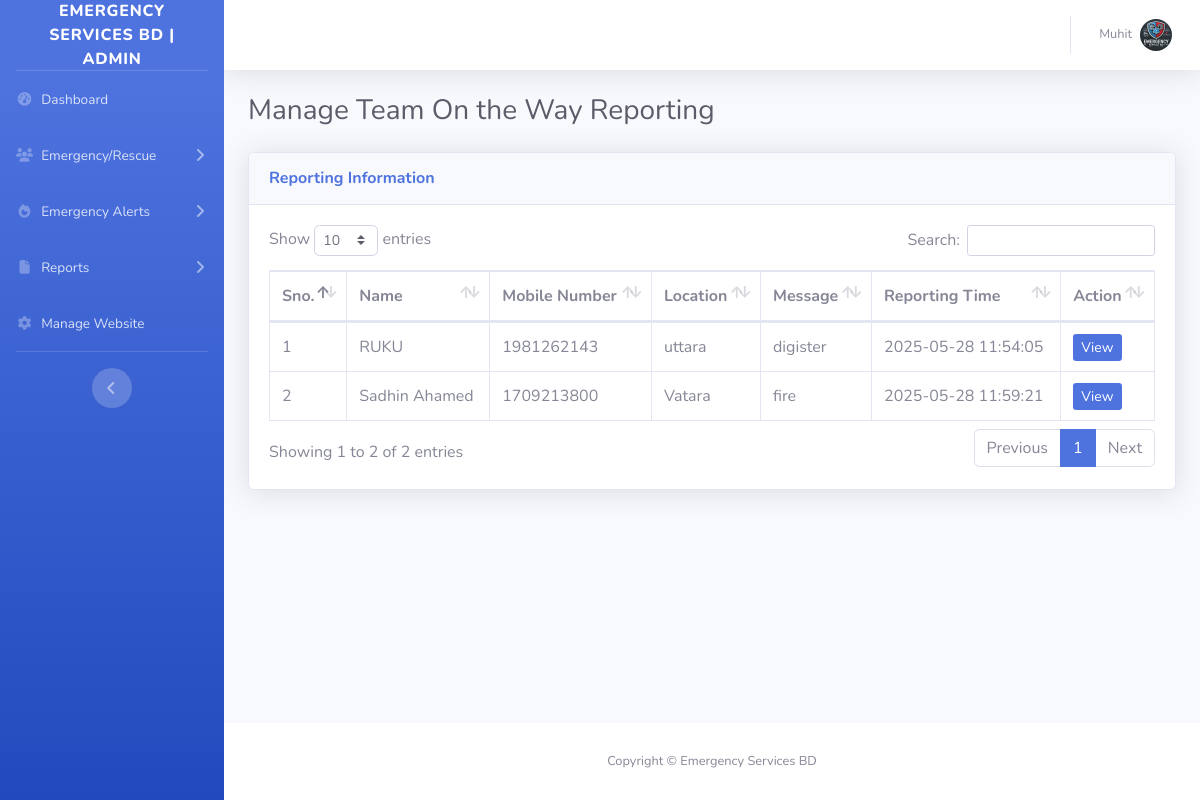
The app's page /ofrs/admin/team-ontheway-requests.php (signed in) with its own data.
### tables this page shows
CREATE TABLE `tblsite` (
  `id` int(11) NOT NULL,
  `siteTitle` varchar(255) DEFAULT NULL,
  `siteLogo` varchar(255) DEFAULT NULL
);

CREATE TABLE `tblfirereport` (
  `id` int(11) NOT NULL,
  `fullName` varchar(255) DEFAULT NULL,
  `mobileNumber` bigint(12) DEFAULT NULL,
  `location` mediumtext DEFAULT NULL,
  `messgae` mediumtext DEFAULT NULL,
  `assignTo` int(11) DEFAULT NULL,
  `status` varchar(120) DEFAULT NULL,
  `postingDate` timestamp NULL DEFAULT current_timestamp(),
  `assignTime` varchar(255) DEFAULT NULL,
  `assignTme` varchar(255) NOT NULL
);

### ofrs/admin/team-ontheway-requests.php (the view, shortened to what this page needs)
<?php session_start();
include_once('includes/config.php');
if (strlen($_SESSION['aid']==0)) {
  header('location:logout.php');
  } else{
?>
<!DOCTYPE html>
<html lang="en">
<head>
    <link href="vendor/fontawesome-free/css/all.min.css" rel="stylesheet" type="text/css">
    <link href="css/sb-admin-2.min.css" rel="stylesheet">
    <link href="vendor/datatables/dataTables.bootstrap4.min.css" rel="stylesheet">
</head>
<body id="page-top">
    <div id="wrapper">
  <?php include_once('includes/sidebar.php');?>
        <div id="content-wrapper" class="d-flex flex-column">
            <div id="content">
<?php include_once('includes/topbar.php');?>
                <div class="container-fluid">
                       <div class="d-sm-flex align-items-center justify-content-between mb-4">
                        <h1 class="h3 mb-0 text-gray-800">Manage Team On the Way Reporting</h1>
                    </div>
                    <div class="card shadow mb-4">
                        <div class="card-header py-3">
                            <h6 class="m-0 font-weight-bold text-primary">Reporting Information</h6>
                        </div>
                        <div class="card-body">
                            <div class="table-responsive">
                                <table class="table table-bordered" id="dataTable" width="100%" cellspacing="0">
                                    <thead>
                                        <tr>
                                            <th>Sno.</th>
                                            <th>Name</th>
                                            <th>Mobile Number</th>
                                            <th>Location </th>
                                             <th>Message</th>
                                             <th>Reporting Time</th>
                                            <th>Action</th>
                                        </tr>
                                    </thead>
                                    <tbody>
<?php $query=mysqli_query($con,"select * from tblfirereport where status='Team On the Way'");
$cnt=1;
while($row=mysqli_fetch_array($query)){
?>
                                        <tr>
                                            <td><?php echo $cnt;?></td>
                                            <td><?php echo $row['fullName'];?></td>
                                            <td><?php echo $row['mobileNumber'];?></td>
                                            <td><?php echo $row['location'];?></td>
                                            <td><?php echo $row['messgae'];?></td>
                                            <td><?php echo $row['postingDate'];?></td>
                                            <td>
                                <a href="request-details.php?requestid=<?php echo $row['id'];?>" class="btn-sm btn-primary">View</a>
                              </td>
                                        </tr>
                               <?php $cnt++;
                           } ?>
                                    </tbody>
                                </table>
                            </div>
                        </div>
                    </div>
                </div>
            </div>
    <?php include_once('includes/footer.php');?>
        </div>
    </div>
</body>
</html>
<?php } ?>

### ofrs/admin/includes/sidebar.php (shortened to what this page needs)
        <ul class="navbar-nav bg-gradient-primary sidebar sidebar-dark accordion" id="accordionSidebar">
<?php $query=mysqli_query($con,"select * from tblsite");
while($row=mysqli_fetch_array($query)){
$logo=$row['siteLogo'];
$wtitle=$row['siteTitle'];
}  ?>
            <a class="sidebar-brand d-flex align-items-center justify-content-center" href="dashboard.php">
                <div class="sidebar-brand-text mx-3"><?php echo $wtitle;?> | Admin</div>
            </a>
            <hr class="sidebar-divider my-0">
     <li class="nav-item">
                <a class="nav-link" href="dashboard.php">
                    <i class="fas fa-fw fa-tachometer-alt"></i>
                    <span>Dashboard</span></a>
            </li>
<li class="nav-item">
                <a class="nav-link collapsed" href="#" data-toggle="collapse" data-target="#collapsePages1" aria-expanded="true" aria-controls="collapsePages1">
                    <i class="fas fa-fw fa-users"></i>
                    <span>Emergency/Rescue</span>
                </a>
            </li>
<li class="nav-item">
                <a class="nav-link collapsed" href="#" data-toggle="collapse" data-target="#collapsePages" aria-expanded="true" aria-controls="collapsePages">
                    <i class="fas fa-fw fa-fire"></i>
                    <span>Emergency Alerts</span>
                </a>
            </li>
<li class="nav-item">
                <a class="nav-link collapsed" href="#" data-toggle="collapse" data-target="#collapsePages2" aria-expanded="true" aria-controls="collapsePages2">
                    <i class="fas fa-fw fa-file"></i>
                    <span>Reports</span>
                </a>
            </li>
     <li class="nav-item">
                <a class="nav-link" href="manage-site.php">
                      <i class="fas fa-fw fa-cog"></i>
                    <span>Manage Website</span></a>
            </li>
            <hr class="sidebar-divider d-none d-md-block">
            <div class="text-center d-none d-md-inline">
                <button class="rounded-circle border-0" id="sidebarToggle"></button>
            </div>
        </ul>

### ofrs/admin/includes/topbar.php (shortened to what this page needs)
      <nav class="navbar navbar-expand navbar-light bg-white topbar mb-4 static-top shadow">
            <?php if($_SESSION['aid']):?>
                    <ul class="navbar-nav ml-auto">
                        <li class="nav-item dropdown no-arrow">
                            <a class="nav-link dropdown-toggle" href="#" id="userDropdown" role="button"
                                data-toggle="dropdown" aria-haspopup="true" aria-expanded="false">
                <?php
$adid=$_SESSION['aid'];
$ret1=mysqli_query($con,"select AdminName from tbladmin where ID='$adid'");
while($row1=mysqli_fetch_array($ret1)){
?>
                                <span class="mr-2 d-none d-lg-inline text-gray-600 small"><?php  echo $row1['AdminName'];?></span>
                           <?php } ?>
                                <img class="img-profile rounded-circle"
                                    src="uploadeddata/<?php echo $logo;?>">
                            </a>
                        </li>
                    </ul>
                <?php endif;?>
                </nav>

### ofrs/admin/includes/footer.php
<footer class="sticky-footer bg-white">
    <div class="container my-auto">
        <div class="copyright text-center my-auto">
            <span>Copyright &copy; <?php echo $wtitle;?> </span>
        </div>
    </div>
</footer>

### records on screen
tblsite: siteTitle "EMERGENCY SERVICES BD", siteLogo (picture), siteTitle "Emergency Services BD"
tblfirereport: fullName "RUKU", mobileNumber "1981262143", location "uttara", messgae "digister", postingDate "2025-05-28 11:54:05"
tblfirereport: fullName "Sadhin Ahamed", mobileNumber "1709213800", location "Vatara", messgae "fire", postingDate "2025-05-28 11:59:21"

### other values on screen
$row1['AdminName'] "Muhit"
